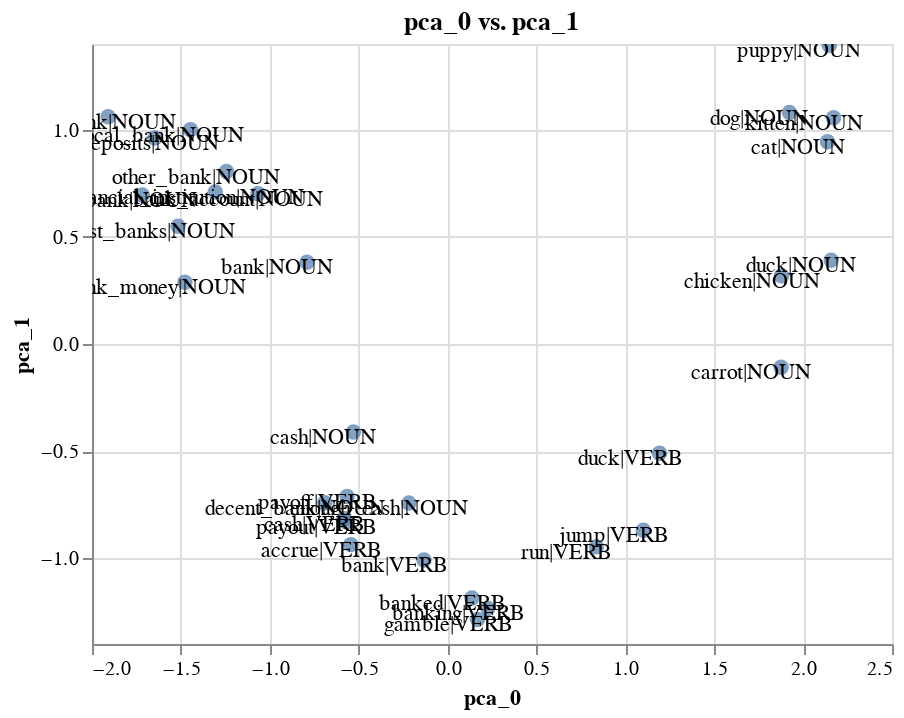

The cell this chart's notebook holds for it:
### Code cell
from whatlies.embeddingset import EmbeddingSet

(emb
 .merge(lang.embset_similar("bank|VERB"))
 .merge(lang.embset_similar("bank|NOUN"))
 .transform(pca(2))
 .plot_interactive("pca_0", "pca_1"))

### Figure 1 — Vega-Lite specification as saved in the notebook (floating-point values rounded to 4 significant figures)
{"config": {"view": {"continuousWidth": 400, "continuousHeight": 300}}, "layer": [{"mark": {"type": "circle", "size": 60}, "encoding": {"tooltip": [{"type": "nominal", "field": "name"}, {"type": "nominal", "field": "original"}], "x": {"type": "quantitative", "axis": {"title": "pca_0"}, "field": "x_axis"}, "y": {"type": "quantitative", "axis": {"title": "pca_1"}, "field": "y_axis"}}, "selection": {"selector018": {"type": "interval", "bind": "scales", "encodings": ["x", "y"]}}, "title": "pca_0 vs. pca_1"}, {"mark": {"type": "text", "color": "black", "dx": -15, "dy": 3}, "encoding": {"text": {"type": "nominal", "field": "original"}, "x": {"type": "quantitative", "axis": {"title": "pca_0"}, "field": "x_axis"}, "y": {"type": "quantitative", "axis": {"title": "pca_1"}, "field": "y_axis"}}}], "data": {"name": "data-8ce48a30332c725ebc83f0b37aec8c22"}, "$schema": "https://vega.github.io/schema/vega-lite/v4.0.2.json", "datasets": {"data-8ce48a30332c725ebc83f0b37aec8c22": [{"x_axis": -0.7908, "y_axis": 0.3813, "name": "bank|NOUN", "original": "bank|NOUN"}, {"x_axis": -0.1328, "y_axis": -1.008, "name": "bank|VERB", "original": "bank|VERB"}, {"x_axis": 2.158, "y_axis": 0.3906, "name": "duck|NOUN", "original": "duck|NOUN"}, {"x_axis": 1.192, "y_axis": -0.5096, "name": "duck|VERB", "original": "duck|VERB"}, {"x_axis": 1.923, "y_axis": 1.08, "name": "dog|NOUN", "original": "dog|NOUN"}, {"x_axis": 2.137, "y_axis": 0.9435, "name": "cat|NOUN", "original": "cat|NOUN"}, {"x_axis": 1.101, "y_axis": -0.8694, "name": "jump|VERB", "original": "jump|VERB"}, {"x_axis": 0.837, "y_axis": -0.9462, "name": "run|VERB", "original": "run|VERB"}, {"x_axis": 1.879, "y_axis": 0.3183, "name": "chicken|NOUN", "original": "chicken|NOUN"}, {"x_axis": 2.147, "y_axis": 1.394, "name": "puppy|NOUN", "original": "puppy|NOUN"}, {"x_axis": 2.171, "y_axis": 1.056, "name": "kitten|NOUN", "original": "kitten|NOUN"}, {"x_axis": 1.876, "y_axis": -0.109, "name": "carrot|NOUN", "original": "carrot|NOUN"}, {"x_axis": 0.2266, "y_axis": -1.234, "name": "banking|VERB", "original": "banking|VERB"}, {"x_axis": 0.1372, "y_axis": -1.186, "name": "banked|VERB", "original": "banked|VERB"}, {"x_axis": -0.582, "y_axis": -0.8145, "name": "cash|VERB", "original": "cash|VERB"}, {"x_axis": -0.6905, "y_axis": -0.7406, "name": "decent_bank|NOUN", "original": "decent_bank|NOUN"}, {"x_axis": -0.5294, "y_axis": -0.4106, "name": "cash|NOUN", "original": "cash|NOUN"}, {"x_axis": -0.2178, "y_axis": -0.7425, "name": "enough_cash|NOUN", "original": "enough_cash|NOUN"}, {"x_axis": 0.1685, "y_axis": -1.285, "name": "gamble|VERB", "original": "gamble|VERB"}, {"x_axis": -0.5725, "y_axis": -0.8292, "name": "payout|VERB", "original": "payout|VERB"}, {"x_axis": -0.5651, "y_axis": -0.7118, "name": "payoff|VERB", "original": "payoff|VERB"}, {"x_axis": -0.5441, "y_axis": -0.9363, "name": "accrue|VERB", "original": "accrue|VERB"}, {"x_axis": -1.446, "y_axis": 0.9998, "name": "local_bank|NOUN", "original": "local_bank|NOUN"}, {"x_axis": -1.066, "y_axis": 0.7012, "name": "bank_account|NOUN", "original": "bank_account|NOUN"}, {"x_axis": -1.717, "y_axis": 0.695, "name": "same_bank|NOUN", "original": "same_bank|NOUN"}, {"x_axis": -1.244, "y_axis": 0.8048, "name": "other_bank|NOUN", "original": "other_bank|NOUN"}, {"x_axis": -1.647, "y_axis": 0.9613, "name": "cash_deposits|NOUN", "original": "cash_deposits|NOUN"}, {"x_axis": -1.516, "y_axis": 0.5495, "name": "most_banks|NOUN", "original": "most_banks|NOUN"}, {"x_axis": -1.478, "y_axis": 0.288, "name": "bank_money|NOUN", "original": "bank_money|NOUN"}, {"x_axis": -1.307, "y_axis": 0.7099, "name": "financial_institution|NOUN", "original": "financial_institution|NOUN"}, {"x_axis": -1.909, "y_axis": 1.06, "name": "different_bank|NOUN", "original": "different_bank|NOUN"}]}}
